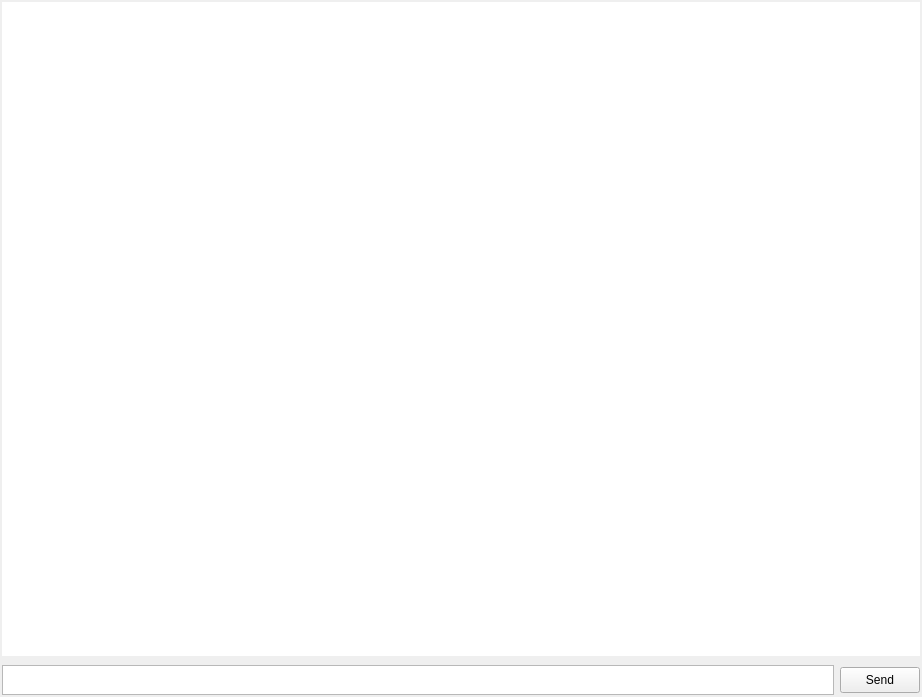
<?xml version="1.0" encoding="UTF-8"?>
<ui version="4.0">
 <class>MainWindow</class>
 <widget class="QMainWindow" name="MainWindow">
  <property name="geometry">
   <rect>
    <x>0</x>
    <y>0</y>
    <width>922</width>
    <height>697</height>
   </rect>
  </property>
  <property name="windowTitle">
   <string notr="true">HC-Terminal</string>
  </property>
  <widget class="QWidget" name="centralWidget">
   <layout class="QVBoxLayout" name="verticalLayout">
    <property name="spacing">
     <number>0</number>
    </property>
    <property name="leftMargin">
     <number>0</number>
    </property>
    <property name="topMargin">
     <number>0</number>
    </property>
    <property name="rightMargin">
     <number>0</number>
    </property>
    <property name="bottomMargin">
     <number>0</number>
    </property>
    <item>
     <layout class="QVBoxLayout" name="verticalLayout_2">
      <property name="spacing">
       <number>5</number>
      </property>
      <item>
       <widget class="QScrollArea" name="scrollArea">
        <property name="frameShape">
         <enum>QFrame::NoFrame</enum>
        </property>
        <property name="frameShadow">
         <enum>QFrame::Plain</enum>
        </property>
        <property name="lineWidth">
         <number>0</number>
        </property>
        <property name="widgetResizable">
         <bool>true</bool>
        </property>
        <widget class="QWidget" name="scrollAreaWidgetContents">
         <property name="geometry">
          <rect>
           <x>0</x>
           <y>0</y>
           <width>920</width>
           <height>656</height>
          </rect>
         </property>
         <layout class="QVBoxLayout" name="verticalLayout_3">
          <property name="spacing">
           <number>0</number>
          </property>
          <property name="leftMargin">
           <number>2</number>
          </property>
          <property name="topMargin">
           <number>2</number>
          </property>
          <property name="rightMargin">
           <number>2</number>
          </property>
          <property name="bottomMargin">
           <number>2</number>
          </property>
          <item>
           <widget class="QTextBrowser" name="term">
            <property name="sizePolicy">
             <sizepolicy hsizetype="Expanding" vsizetype="Expanding">
              <horstretch>1</horstretch>
              <verstretch>1</verstretch>
             </sizepolicy>
            </property>
            <property name="frameShape">
             <enum>QFrame::NoFrame</enum>
            </property>
            <property name="frameShadow">
             <enum>QFrame::Plain</enum>
            </property>
            <property name="lineWidth">
             <number>1</number>
            </property>
            <property name="readOnly">
             <bool>true</bool>
            </property>
            <property name="acceptRichText">
             <bool>true</bool>
            </property>
           </widget>
          </item>
         </layout>
        </widget>
       </widget>
      </item>
      <item>
       <widget class="QFrame" name="frame">
        <property name="enabled">
         <bool>true</bool>
        </property>
        <property name="sizePolicy">
         <sizepolicy hsizetype="Expanding" vsizetype="Minimum">
          <horstretch>0</horstretch>
          <verstretch>0</verstretch>
         </sizepolicy>
        </property>
        <property name="minimumSize">
         <size>
          <width>0</width>
          <height>32</height>
         </size>
        </property>
        <property name="maximumSize">
         <size>
          <width>16777215</width>
          <height>34</height>
         </size>
        </property>
        <property name="frameShape">
         <enum>QFrame::NoFrame</enum>
        </property>
        <property name="frameShadow">
         <enum>QFrame::Plain</enum>
        </property>
        <property name="lineWidth">
         <number>0</number>
        </property>
        <layout class="QVBoxLayout" name="verticalLayout_4">
         <property name="spacing">
          <number>0</number>
         </property>
         <property name="leftMargin">
          <number>0</number>
         </property>
         <property name="topMargin">
          <number>0</number>
         </property>
         <property name="rightMargin">
          <number>0</number>
         </property>
         <property name="bottomMargin">
          <number>0</number>
         </property>
         <item>
          <layout class="QHBoxLayout" name="horizontalLayout">
           <property name="leftMargin">
            <number>2</number>
           </property>
           <property name="topMargin">
            <number>2</number>
           </property>
           <property name="rightMargin">
            <number>2</number>
           </property>
           <property name="bottomMargin">
            <number>2</number>
           </property>
           <item>
            <widget class="QTextEdit" name="input">
             <property name="maximumSize">
              <size>
               <width>16777215</width>
               <height>32</height>
              </size>
             </property>
            </widget>
           </item>
           <item>
            <widget class="QPushButton" name="send">
             <property name="maximumSize">
              <size>
               <width>16777215</width>
               <height>26</height>
              </size>
             </property>
             <property name="text">
              <string>Send</string>
             </property>
            </widget>
           </item>
          </layout>
         </item>
        </layout>
       </widget>
      </item>
     </layout>
    </item>
   </layout>
  </widget>
 </widget>
 <layoutdefault spacing="6" margin="11"/>
 <resources/>
 <connections/>
</ui>
